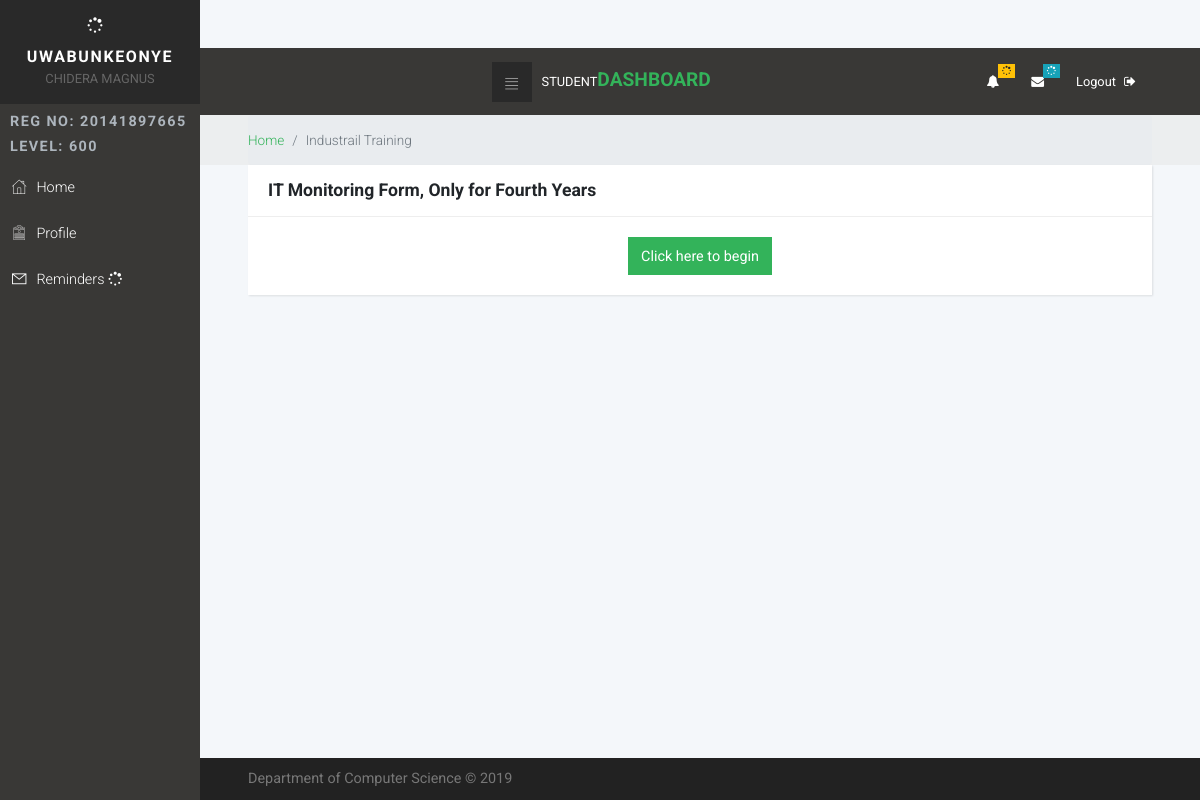
The page /std/it.php (signed in) on the database its author committed.
### tables this page shows
CREATE TABLE `students_data` (
  `std_id` int(11) NOT NULL,
  `surname` varchar(20) NOT NULL,
  `other_names` varchar(30) NOT NULL,
  `img` blob NOT NULL,
  `reg_no` varchar(13) NOT NULL,
  `gender` varchar(6) NOT NULL,
  `phone` varchar(11) NOT NULL,
  `dob` varchar(15) NOT NULL,
  `per_address` text NOT NULL,
  `lga` varchar(20) NOT NULL,
  `state` varchar(15) NOT NULL,
  `email` varchar(50) NOT NULL,
  `parents_name` varchar(30) NOT NULL,
  `parents_contact` varchar(11) NOT NULL,
  `dept` varchar(40) NOT NULL,
  `admission_year` int(20) NOT NULL,
  `admissionMode` varchar(10) NOT NULL,
  `password` varchar(50) NOT NULL,
  `green_file` varchar(15) NOT NULL,
  `role` int(11) NOT NULL,
  `status` int(11) NOT NULL
);

### std/php/database.php (called while the page is built, shortened)
<?php
$conn = mysqli_connect("localhost","root","","u519554690_advisory");
$s = "SELECT * FROM ";
$w = " WHERE ";
function get($col,$sql){
	global $conn;
	$q = $conn->query($sql);
	$n = mysqli_num_rows($q);
	if($n<=0){
		return 0;
	} else {
		while($r = mysqli_fetch_array($q)){
			return $r[$col];
		}
	}
}

### std/it.php (the view, shortened to what this page needs)
  <?php
 require_once 'php/a_assets.php';
   require_once 'php/a_header.php';
  ?>
      <div class="breadcrumb-holder">
        <div class="container-fluid">
          <ul class="breadcrumb">
            <li class="breadcrumb-item"><a href="index.html">Home</a></li>
            <li class="breadcrumb-item active">Industrail Training</li>
          </ul>
        </div>
      </div>
      <section class="forms">
        <div class="container-fluid">
          <div class="row">
<div class="col-lg-12 col-md-12 col-sm-12">
              <div class="card">
                <div class="card-header d-flex align-items-center">
                  <h4>IT Monitoring Form, Only for Fourth Years</h4>
                </div>
                <div class="card-body text-center">
                  <button type="button" data-toggle="modal" data-target="#myModal" class="btn btn-primary">Click here to begin</button>
                </div>
              </div>
            </div>
        </div>
      </section>
   <?php require_once('php/a_footer.php');?>

### std/php/a_header.php (shortened to what this page needs)
<body>
   <nav class="side-navbar">
     <div class="side-navbar-wrapper">
       <div class="sidenav-header d-flex align-items-center justify-content-center">
         <div class="sidenav-header-inner text-center">
           <i class="fa fa-spinner fa-spin"></i>
           <h2 class="h5"> <?php echo get("surname","$s students_data $w std_id='".$_SESSION['id']."'"); ?></h2><span> <?php echo get("other_names","$s students_data $w std_id='".$_SESSION['id']."'"); ?></span>
         </div>
       </div>
       <?php
       $currentyear = date("Y");
       $adyear= get("admission_year","$s students_data $w std_id='".$_SESSION['id']."'");
       $admode= get("admissionMode","$s students_data $w std_id='".$_SESSION['id']."'");
       $checklevel = $currentyear - $adyear;
       if ($admode =="DE"){
         $level = $checklevel + 1;
       }else{
        global  $level;
        $level = $checklevel;
       }
       ?>
       <div class="main-menu">
         <h5 class="sidenav-heading">Reg No:   <?php echo get("reg_no","$s students_data $w std_id='".$_SESSION['id']."'"); ?> </h5>
         <h5 class="sidenav-heading">  <?php echo "Level: ".$level."00" ; ?> </h5>
         <ul id="side-main-menu" class="side-menu list-unstyled">
           <li><a href="dash.php"> <i class="icon-home"></i>Home  </a></li>
           <li><a href="profile.php"> <i class="icon-form"></i>Profile</a></li>
           <li> <a href="reminder.php"> <i class="icon-mail"></i>Reminders
           <i class="fa fa-spinner fa-spin"></i>
               </li>
         </ul>
       </div>
     </div>
   </nav>
   <div class="page">
     <header class="header">
       <nav class="navbar">
         <div class="container-fluid">
           <div class="navbar-holder d-flex align-items-center justify-content-between">
             <div class="navbar-header"><a id="toggle-btn" href="#" class="menu-btn"><i class="icon-bars"> </i></a><a href="index.php" class="navbar-brand">
                 <div class="brand-text d-none d-md-inline-block"><span>Student </span><strong class="text-primary">Dashboard</strong></div></a></div>
             <ul class="nav-menu list-unstyled d-flex flex-md-row align-items-md-center">
               <li class="nav-item dropdown"> <a id="notifications" rel="nofollow" data-target="#" href="#" data-toggle="dropdown" aria-haspopup="true" aria-expanded="false" class="nav-link"><i class="fa fa-bell"></i><span class="badge badge-warning"><i class="fa fa-spinner fa-spin"></i></span></a>
               </li>
               <li class="nav-item dropdown"> <a id="messages" rel="nofollow" data-target="#" href="#" data-toggle="dropdown" aria-haspopup="true" aria-expanded="false" class="nav-link"><i class="fa fa-envelope"></i><span class="badge badge-info">
                   <i class="fa fa-spinner fa-spin"></i>
               </span></a>
               </li>
               <li class="nav-item"><a  href="php/test.php" class="nav-link logout"> <span class="d-none d-sm-inline-block">Logout </span> <i class="fa fa-sign-out" aria-hidden="true"></i>
                </a></li>
             </ul>
           </div>
         </div>
       </nav>
     </header>

### rows shown on the page
students_data: surname "UWABUNKEONYE", other_names "CHIDERA MAGNUS", reg_no "20141897665"
